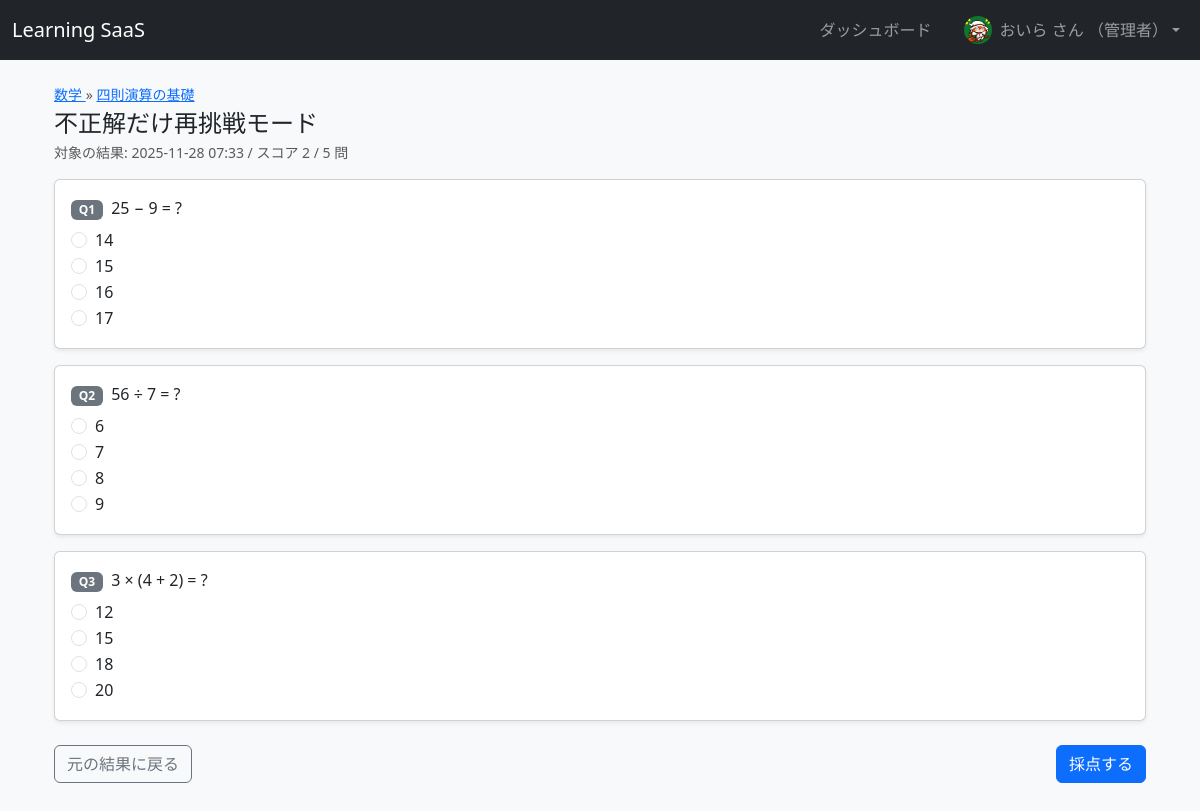
The app's page /quiz_retry/18 (signed in) with its own data.
### app/models.py (models this page shows, shortened)
class UserProfile(db.Model):
    __tablename__ = "user_profiles"
    id = db.Column(db.Integer, primary_key=True)
    user_id = db.Column(
        db.Integer, db.ForeignKey("users.id"), nullable=False, unique=True
    )
    display_name = db.Column(db.String(100), nullable=True)
    avatar_filename = db.Column(db.String(255), nullable=True)
    weekly_goal_lessons = db.Column(db.Integer, nullable=True)
    user = db.relationship("User", back_populates="profile")

class Course(db.Model):
    __tablename__ = "courses"
    id = db.Column(db.Integer, primary_key=True)
    title = db.Column(db.String(100), nullable=False)
    description = db.Column(db.Text, nullable=True)
    created_at = db.Column(db.DateTime, default=datetime.utcnow)
    thumbnail_filename = db.Column(db.String(255), nullable=True)
    category = db.Column(db.String(50), nullable=True)
    level = db.Column(db.String(20), nullable=True)
    lessons = db.relationship(
        "Lesson",
        back_populates="course",
        cascade="all, delete-orphan",
        lazy=True,
    )
    enrollments = db.relationship("Enrollment", back_populates="course")

class Lesson(db.Model):
    __tablename__ = "lessons"
    id = db.Column(db.Integer, primary_key=True)
    course_id = db.Column(db.Integer, db.ForeignKey("courses.id"), nullable=False)
    title = db.Column(db.String(100), nullable=False)
    content = db.Column(db.Text, nullable=True)
    sort_order = db.Column(db.Integer, default=1)
    course = db.relationship("Course", back_populates="lessons")
    progress = db.relationship(
        "LessonProgress", back_populates="lesson", cascade="all, delete-orphan"
    )
    quiz_questions = db.relationship(
        "QuizQuestion", back_populates="lesson", cascade="all, delete-orphan"
    )
    quiz_results = db.relationship(
        "QuizResult", back_populates="lesson", cascade="all, delete-orphan"
    )

class QuizResult(db.Model):
    __tablename__ = "quiz_results"
    id = db.Column(db.Integer, primary_key=True)
    user_id = db.Column(db.Integer, db.ForeignKey("users.id"), nullable=False)
    lesson_id = db.Column(db.Integer, db.ForeignKey("lessons.id"), nullable=False)
    score = db.Column(db.Integer, nullable=False)
    total_questions = db.Column(db.Integer, nullable=False)
    taken_at = db.Column(db.DateTime, nullable=False, default=datetime.utcnow)
    user = db.relationship("User", back_populates="quiz_results")
    lesson = db.relationship("Lesson", back_populates="quiz_results")
    details = db.relationship(
        "QuizResultDetail",
        back_populates="result",
        cascade="all, delete-orphan",
    )

class QuizQuestion(db.Model):
    __tablename__ = "quiz_questions"
    id = db.Column(db.Integer, primary_key=True)
    lesson_id = db.Column(db.Integer, db.ForeignKey("lessons.id"), nullable=False)
    question_text = db.Column(db.Text, nullable=False)
    sort_order = db.Column(db.Integer, nullable=False, default=1)
    explanation = db.Column(db.Text, nullable=True)  # 解説
    lesson = db.relationship("Lesson", back_populates="quiz_questions")
    choices = db.relationship(
        "QuizChoice", back_populates="question", cascade="all, delete-orphan"
    )

class QuizChoice(db.Model):
    __tablename__ = "quiz_choices"
    id = db.Column(db.Integer, primary_key=True)
    question_id = db.Column(db.Integer, db.ForeignKey("quiz_questions.id"), nullable=False)
    choice_text = db.Column(db.String(255), nullable=False)
    is_correct = db.Column(db.Boolean, nullable=False, default=False)
    question = db.relationship("QuizQuestion", back_populates="choices")

### app/main.py (the view)
@bp.route("/quiz_retry/<int:result_id>")
@login_required
def quiz_retry(result_id: int):
    original = QuizResult.query.get_or_404(result_id)
    if original.user_id != current_user.id:
        abort(404)
    wrong_details = [d for d in original.details if not d.is_correct]
    if not wrong_details:
        flash("不正解の問題はありません。全問正解です！", "info")
        return redirect(url_for("main.quiz_result_detail", result_id=result_id))
    questions = [d.question for d in wrong_details]
    return render_template(
        "quiz/quiz_retry.html",
        original=original,
        questions=questions,
    )

### app/models.py (called while the page is built)
@login_manager.user_loader
def load_user(user_id: str):
    return User.query.get(int(user_id))

    @property
    def display_name(self) -> str:
        if self.profile and self.profile.display_name:
            return self.profile.display_name
        return self.username

### app/templates/quiz/quiz_retry.html (shortened to what this page needs)
{% extends "base.html" %}
{% block content %}
<div class="container my-4">
  <div class="mb-3">
    <div class="text-muted small mb-1">
      <a href="{{ url_for('main.course_detail', course_id=original.lesson.course.id) }}">
        {{ original.lesson.course.title }}
      </a>
      &raquo;
      <a href="{{ url_for('main.lesson_detail', lesson_id=original.lesson.id) }}">
        {{ original.lesson.title }}
      </a>
    </div>
    <h2 class="h4 mb-1">不正解だけ再挑戦モード</h2>
    <p class="text-muted small mb-0">
      対象の結果: {{ original.taken_at.strftime("%Y-%m-%d %H:%M") }}
      / スコア {{ original.score }} / {{ original.total_questions }} 問
    </p>
  </div>
  <form method="post" action="{{ url_for('main.quiz_retry_submit', result_id=original.id) }}">
    {% for q in questions %}
      <div class="card mb-3 shadow-sm">
        <div class="card-body">
          <div class="mb-2">
            <span class="badge bg-secondary me-1">Q{{ loop.index }}</span>
            {{ q.question_text }}
          </div>
          {% for ch in q.choices %}
            <div class="form-check">
              <input
                class="form-check-input"
                type="radio"
                name="q{{ q.id }}"
                id="q{{ q.id }}_{{ loop.index }}"
                value="{{ ch.id }}"
              >
              <label class="form-check-label" for="q{{ q.id }}_{{ loop.index }}">
                {{ ch.choice_text }}
              </label>
            </div>
          {% endfor %}
        </div>
      </div>
    {% endfor %}
    <div class="d-flex justify-content-between align-items-center mt-4">
      <a href="{{ url_for('main.quiz_result_detail', result_id=original.id) }}"
         class="btn btn-outline-secondary">
        元の結果に戻る
      </a>
      <button type="submit" class="btn btn-primary">
        採点する
      </button>
    </div>
  </form>
</div>
{% endblock %}

### app/templates/base.html (shortened to what this page needs)
<!doctype html>
<html lang="ja">
  <head>
    <link
      href="https://cdn.jsdelivr.net/npm/bootstrap@5.3.3/dist/css/bootstrap.min.css"
      rel="stylesheet"
    >
  </head>
  <body class="bg-light">
    <nav class="navbar navbar-expand-lg navbar-dark bg-dark mb-3">
      <div class="container-fluid">
        <a class="navbar-brand" href="{{ url_for('main.index') }}">Learning SaaS</a>
        <div class="collapse navbar-collapse justify-content-end" id="navbarMain">
          <ul class="navbar-nav align-items-center mb-2 mb-lg-0">
            {% if current_user.is_authenticated %}
              <li class="nav-item me-3">
                <a class="nav-link" href="{{ url_for('main.dashboard') }}">ダッシュボード</a>
              </li>
              <li class="nav-item dropdown">
                <a
                  class="nav-link dropdown-toggle d-flex align-items-center"
                  href="#"
                  id="userDropdown"
                  role="button"
                  data-bs-toggle="dropdown"
                  aria-expanded="false"
                >
                  {% if current_user.profile and current_user.profile.avatar_filename %}
                    <img
                      src="{{ url_for('static', filename='uploads/avatars/' ~ current_user.profile.avatar_filename) }}"
                      alt="avatar"
                      class="rounded-circle me-2"
                      style="width: 28px; height: 28px; object-fit: cover;"
                    >
                  {% endif %}
                  <span>
                    {{ current_user.display_name }} さん
                    {% if current_user.role == "admin" %}
                      （管理者）
                    {% endif %}
                  </span>
                </a>
              </li>
            {% else %}
              <li class="nav-item">
                <a class="nav-link" href="{{ url_for('auth.login') }}">ログイン</a>
              </li>
            {% endif %}
          </ul>
        </div>
      </div>
    </nav>
    <main class="container mb-5">
      {% block content %}{% endblock %}
    </main>
  </body>
</html>

### records on screen
UserProfile: avatar_filename (picture), display_name "おいら"
Course: lesson.course "数学"
Lesson: lesson "四則演算の基礎"
QuizResult: taken_at "2025-11-28 07:33", score "2", total_questions "5"
QuizQuestion: question_text "25 − 9 = ?"
QuizChoice: choice_text "14"
QuizChoice: choice_text "15"
QuizChoice: choice_text "16"
QuizChoice: choice_text "17"
QuizQuestion: question_text "56 ÷ 7 = ?"
QuizChoice: choice_text "6"
QuizChoice: choice_text "7"
QuizChoice: choice_text "8"
QuizChoice: choice_text "9"
QuizQuestion: question_text "3 × (4 + 2) = ?"
QuizChoice: choice_text "12"
QuizChoice: choice_text "15"
QuizChoice: choice_text "18"
QuizChoice: choice_text "20"
